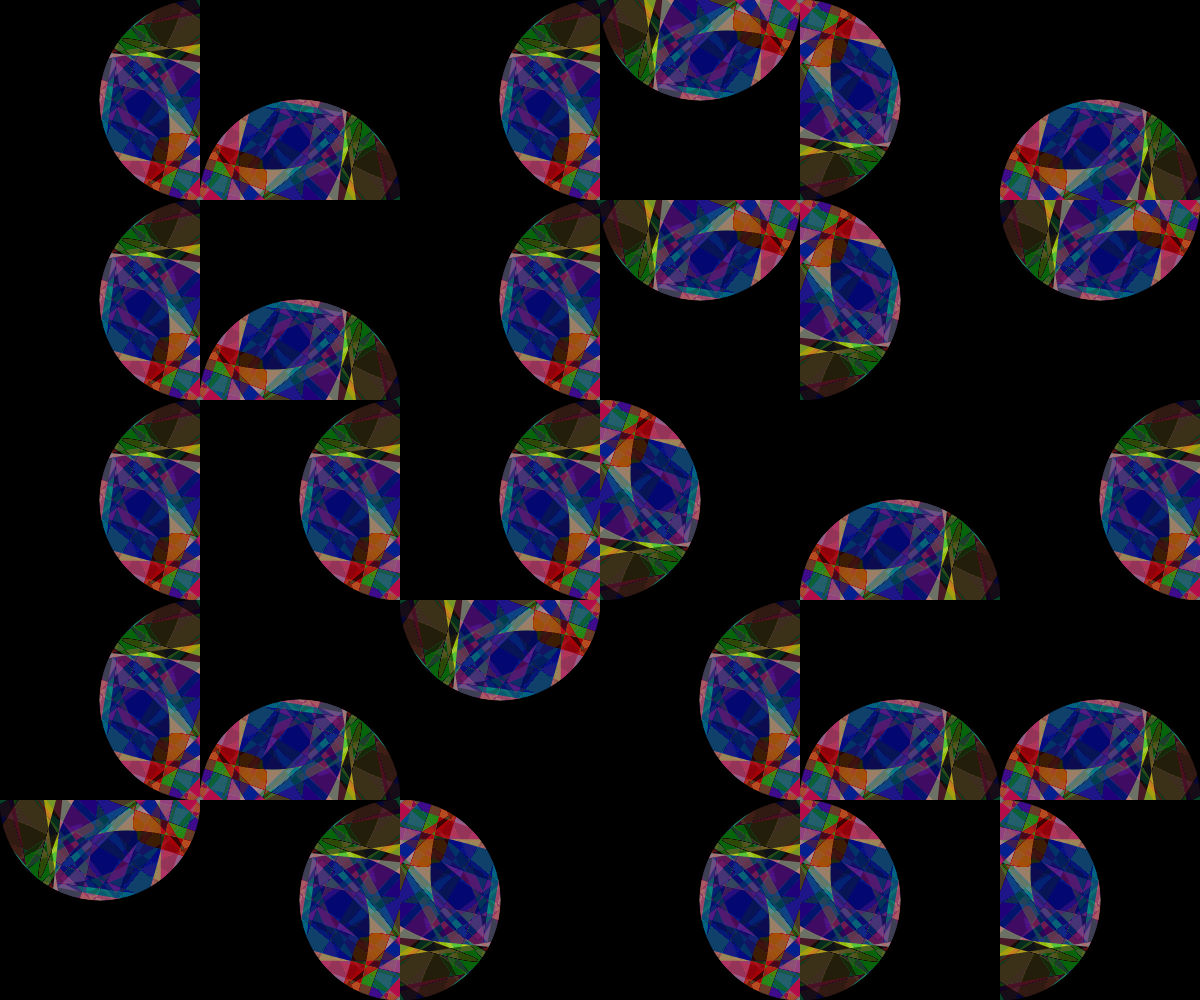
Frame 1 (no input)
Frame 60 (no input): identical to frame 1, image omitted
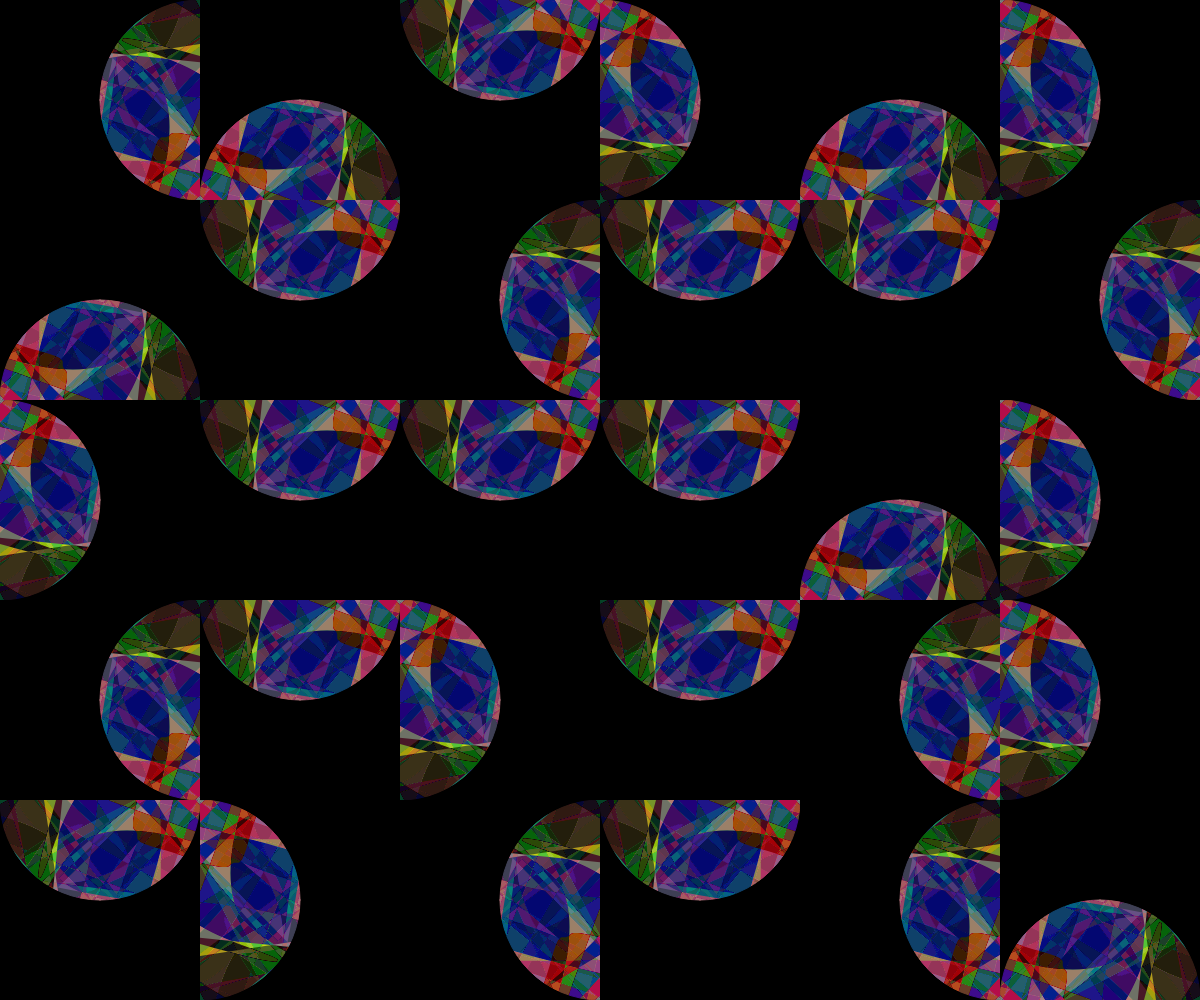
Frame 120 (the mouse pressed at the canvas centre since frame 60)

The p5.js sketch that drew these frames (run headless with seeded random() and noise() and a simulated clock; from frame 60 on, the mouse is pressed at the canvas centre):

// p5.js sketch
// ── sketch.js
/*
Inspired by Zdeněk Sýkora's Red-Green Structure 1, 1968, and based onb2renger's offscreen graphics 6:
https://b2renger.github.io/p5js_patterns/pg_6/
*/

let cellSize;
let seed = 100;
let pattern;

function setup() {
  createCanvas(windowWidth, windowHeight);
  imageMode(CENTER);
  makeTileDesign();
}

function draw() {
  blendMode(BLEND);
  background(0);
  blendMode(DIFFERENCE);
  randomSeed(seed);
  
  for (let x = cellSize/2; x <= width; x += cellSize) {
    for (let y = cellSize/2; y <= height; y += cellSize) {
      push();
      translate(x, y);
      let angle = (TWO_PI * round(random(1, 5))) / 4;
      rotate(angle);
      // draw the off-screen pixel graphics onto the canvas
      // just like an image file
      image(pattern, 0, 0);
      pop();
    }
  }
}

function makeTileDesign() {
  cellSize = min(width / 5, height / 5);

  pattern = createGraphics(cellSize, cellSize);
  pattern.background(0);
  pattern.blendMode(DIFFERENCE);

  for (let i = 0; i < 50; i++) {

    startX = random(-cellSize, cellSize*2);
    startY = random(-cellSize, cellSize*2);
    endX = random(-cellSize, cellSize*2);
    endY = random(-cellSize, cellSize*2);
    pattern.strokeWeight(random(1, 5));
    pattern.stroke(random(0, 255), random(0, 255), random(0, 255));
    pattern.noStroke()
    pattern.fill(random(0, 255), random(0, 255), random(0, 255));
    pattern.beginShape();
    pattern.curveVertex(startX, startY);
    pattern.curveVertex(random(-cellSize, cellSize*2), random(-cellSize, cellSize*2));
    pattern.curveVertex(random(-cellSize, cellSize*2), random(-cellSize, cellSize*2));
    pattern.curveVertex(random(-cellSize, cellSize*2), random(-cellSize, cellSize*2));
    pattern.curveVertex(random(-cellSize, cellSize*2), random(-cellSize, cellSize*2));
    pattern.curveVertex(endX, endY);
    pattern.endShape();
  }

  shape = createGraphics(cellSize, cellSize);
  shape.circle(0, pattern.height / 2, pattern.width);
  pattern = pattern.get(); // convert to image
  pattern.mask(shape);
}

function mousePressed() {
  seed = random(50000);
}

function windowResized() {
  resizeCanvas(windowWidth, windowHeight);
  makeTileDesign();
}

/////////////////////////////////////////////////////////////////////////////

/*
Inspired by Zdeněk Sýkora's Red-Green Structure 1, 1968, and based onb2renger's offscreen graphics 6:
https://b2renger.github.io/p5js_patterns/pg_6/
*/

// let cellSize;
// let pg;
// let seed = 100;

// function setup() {
//   createCanvas(windowWidth, windowHeight);
//   imageMode(CENTER);
//   makeTileDesign();
// }

// function draw() {
//   background(255);
//   randomSeed(seed);
  
//   for (let x = cellSize/2; x <= width; x += cellSize) {
//     for (let y = cellSize/2; y <= height; y += cellSize) {
//       push();
//       translate(x, y);
//       let angle = (TWO_PI * round(random(1, 5))) / 4;
//       rotate(angle);
//       // draw the off-screen pixel graphics onto the canvas
//       // just like an image file
//       image(pg, 0, 0);
//       pop();
//     }
//   }
// }

// function makeTileDesign() {
//   cellSize = min(width / 5, height / 5);
  
//   // create an extra buffer of pixels "off screen"
//   // on which to draw shapes (just like drawing on the canvas)
//   // it needs a width and height (just like the canvas)
//   pg = createGraphics(cellSize, cellSize);
//   // draw a shape on it
//   pg.noFill(0);
//   pg.strokeWeight(2)
//   pg.square(0, 0, cellSize);
//   // draw another shape on it
//   pg.fill(0);
//   pg.circle(0, pg.height / 2, pg.width);

// }

// function mousePressed() {
//   seed = random(50000);
// }

// function windowResized() {
//   resizeCanvas(windowWidth, windowHeight);
//   makeTileDesign();
// }
